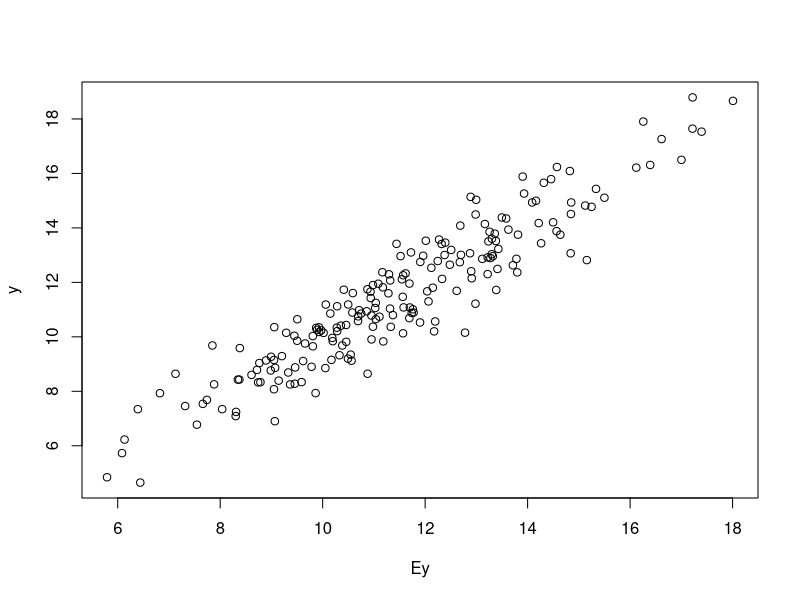

R code for this plot: (Note: this script raises an error after producing the figure.)
# --------------------------------------------
# Example script for categorical regression
# using baseline coding vs. ABCs

rm(list = ls())

# Source functions:
# source("source_lmabc.R")
# --------------------------------------------
# Simulate some data:
n = 200

# Categorical variable: race
groups_1 = c("Asian", "Hisp", "NHB", "NHW") # groups
pi_1 = c(0.10, 0.15, 0.20, 0.55) # population proprtions
K_1 = length(groups_1) # number of levels
k_1 = factor(sample(groups_1,
                    size  = n, replace = TRUE,
                    prob  = pi_1),
             levels = c("NHW", "Asian", "Hisp", "NHB")) # force NHW as baseline

# Summarize:
table(k_1)/n

# Simulate  continuous covariates:
x1 = rnorm(n = n, mean = 5,  sd = 2) #  not standardized
x2 = x1 + rnorm(n = n, mean = -5,  sd = 1) #  not standardized
cor(x1, x2) # x1, x2 correlated

# Expected value of the response:
Ey = 1 + 2*x1 + -2*x2 +
  3*I(k_1==groups_1[1]) -.5*I(k_1==groups_1[2]) +
  .5*I(k_1==groups_1[2])*x1

# Observed y-value:
y  = Ey + rnorm(n=n)

# check signal strength:
plot(Ey, y)
# --------------------------------------------
# Now fit the models:
# --------------------------------------------
# Shared formula statement across models:
f0 = formula(y ~ x1 + x2 + x1*k_1)

# Data frame w/ variables needed:
dat = data.frame(y, x1, x2, k_1)

# Fit the linear model using NHW as the reference group:
fit_base = lm(f0)

# Fit the linear model w/ ABCs:
fit_abc = lm_abc(f0, data = dat)
# --------------------------------------------
# Compare the outputs:
# note: the parameters have different interpretations!
# --------------------------------------------
# Coefficient estimates:
coef(fit_base)
coef(fit_abc)

# Note: these have different lengths
length(coef(fit_base)) # deletes (= 0) reference group for (race) main effects + interactions
length(coef(fit_abc)) # includes all groups (w/ constraints)

# Confidence intervals:
confint(fit_base)
confint(fit_abc)

# Fitted values: these are the same!
sum((fitted(fit_base) - fitted(fit_abc))^2)

# AIC/BIC:
AIC(fit_base); AIC(fit_abc) # same
BIC(fit_base); BIC(fit_abc) # same

# Covariance of coefficient estimates:
vcov(fit_base)
vcov(fit_abc)

# Diagnostic plots:
# plot(fit_base)
# plot(fit_abc)

# Summaries:
summary(fit_base)
summary(fit_abc) # not done!

# predict() should also work
# --------------------------------------------
# Check the interpretations:
# --------------------------------------------
# Sample means + intercepts:
mean(y) # sample mean
mean(fitted(fit_abc)) # sample mean of the fitted values
coef(fit_base)["(Intercept)"]; # original intercept
coef(fit_abc)["(Intercept)"]; # ABC intercept: almost mean(y)...slightly different because of x,k corr

# Proportions:
pi_hat_1 = table(k_1)/n

# Group-specific terms: int
(beta_hat_int = coef(fit_abc)[
  match(paste("k_1", levels(k_1), sep=""),
        names(coef(fit_abc)))
])
# Average:
beta_hat_int%*%pi_hat_1 # numerical zero

# Group-specific terms: slope
(beta_hat_slope = coef(fit_abc)[
  match(paste("x1:k_1", levels(k_1), sep=""),
        names(coef(fit_abc)))
])
# Average:
beta_hat_slope%*%pi_hat_1 # numerical zero
# --------------------------------------------
# Showcase some other functions:
# --------------------------------------------
# Full design matrix (overparametrized):
XX = getFullDesign(f0, data = dat)
head(XX) # inspect...
ncol(XX);
mrank(XX) # rank < num columns -> rank deficient!

# Constraint matrix for ABCs:
(CC = getConstraints(f0,data = dat))
mrank(CC) # this makes up the difference above

# Check the constraint:
CC%*%coef(fit_abc) # numerical zeros
